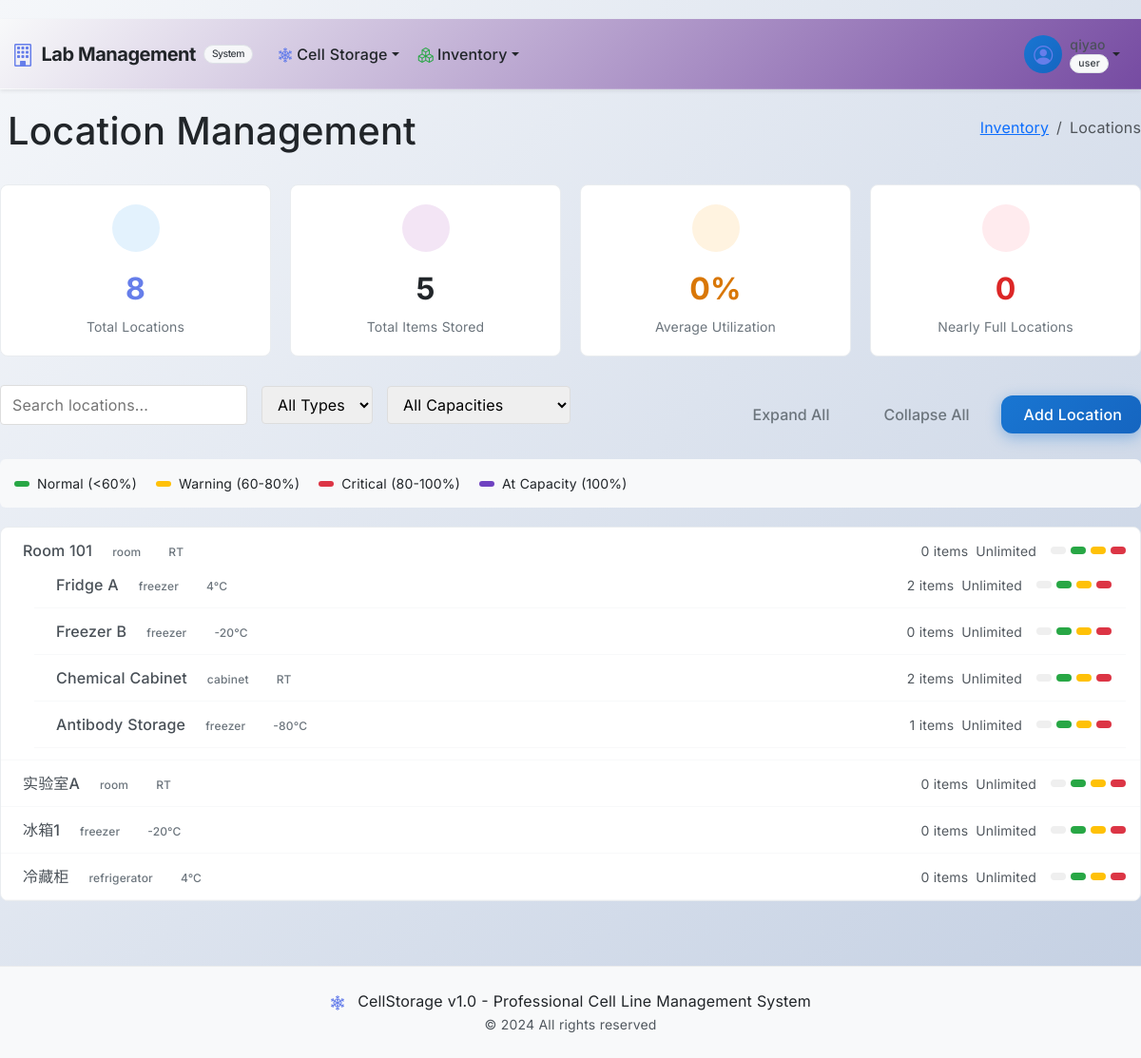
Page /inventory/locations (signed in) on the committed database.
### app/cell_storage/models.py (models this page shows, shortened)
class User(UserMixin, db.Model):
    __tablename__ = 'users'
    id = db.Column(db.Integer, primary_key=True)
    username = db.Column(db.String(64), unique=True, index=True, nullable=False)
    password_hash = db.Column(db.String(256))
    password_plain = db.Column(db.String(128))  # store plain password for admin view
    role = db.Column(db.String(64), default='user', nullable=False)  # e.g., 'user', 'admin'. Make role non-nullable.
    cell_lines_created = db.relationship('CellLine', backref='creator', lazy='dynamic',
                                         foreign_keys='CellLine.created_by_user_id')
    vials_frozen = db.relationship('CryoVial', backref='freezer_operator', lazy='dynamic',
                                   foreign_keys='CryoVial.frozen_by_user_id')
    audit_logs = db.relationship('AuditLog', backref='user_performing_action', lazy='dynamic',
                                 foreign_keys='AuditLog.user_id')
    @property
    def is_admin(self):
        return self.role == 'admin'

### app/inventory/models.py (models this page shows, shortened)
class Location(db.Model):
    __tablename__ = 'locations'
    id = db.Column(db.Integer, primary_key=True)
    name = db.Column(db.String(128), nullable=False)
    parent_id = db.Column(db.Integer, db.ForeignKey('locations.id'))
    location_type = db.Column(db.String(32))
    temperature = db.Column(db.String(32))
    description = db.Column(db.Text)
    is_active = db.Column(db.Boolean, default=True)
    max_capacity = db.Column(db.Integer)
    capacity_unit = db.Column(db.String(32), default='items')
    current_usage = db.Column(db.Integer, default=0)
    children = db.relationship('Location', backref=db.backref('parent', remote_side=[id]))
    items = db.relationship('InventoryItem', backref='location_info', lazy='dynamic')

### app/inventory/routes.py (the view)
@bp.route('/locations')
@login_required
@require_permission('location.view')
def locations():
    all_locations = Location.query.all()
    root_locations = Location.query.filter_by(parent_id=None).all()
    return render_template('inventory/locations.html', locations=all_locations, root_locations=root_locations, total_items=InventoryItem.query.count(), avg_utilization=0, nearly_full_count=0)

### app/templates/inventory/locations.html (shortened to what this page needs)
{% extends "base.html" %}
{% block content %}
<div class="container-fluid location-management">
    <div class="d-flex justify-content-between align-items-center mb-4">
        <h1>Location Management</h1>
        <nav aria-label="breadcrumb">
            <ol class="breadcrumb">
                <li class="breadcrumb-item"><a href="{{ url_for('inventory.index') }}">Inventory</a></li>
                <li class="breadcrumb-item active">Locations</li>
            </ol>
        </nav>
    </div>
    <div class="location-summary-cards">
        <div class="summary-card">
            <div class="summary-icon" style="background: #e3f2fd;">
            </div>
            <div class="summary-number text-primary">{{ locations|length }}</div>
            <div class="summary-label">Total Locations</div>
        </div>
        <div class="summary-card">
            <div class="summary-icon" style="background: #f3e5f5;">
            </div>
            <div class="summary-number text-purple">{{ total_items }}</div>
            <div class="summary-label">Total Items Stored</div>
        </div>
        <div class="summary-card">
            <div class="summary-icon" style="background: #fff3e0;">
            </div>
            <div class="summary-number text-warning">{{ avg_utilization|round(1) }}%</div>
            <div class="summary-label">Average Utilization</div>
        </div>
        <div class="summary-card">
            <div class="summary-icon" style="background: #ffebee;">
            </div>
            <div class="summary-number text-danger">{{ nearly_full_count }}</div>
            <div class="summary-label">Nearly Full Locations</div>
        </div>
    </div>
    <div class="d-flex justify-content-between align-items-center mb-3">
        <div class="location-filter">
            <input type="text" id="locationSearch" placeholder="Search locations...">
            <select id="locationTypeFilter">
                <option value="">All Types</option>
            </select>
            <select id="capacityFilter">
                <option value="">All Capacities</option>
            </select>
        </div>
        <div>
            <button class="btn btn-outline-secondary me-2" id="expandAllBtn">
                Expand All
            </button>
            <button class="btn btn-outline-secondary me-2" id="collapseAllBtn">
                Collapse All
            </button>
            <a href="{{ url_for('inventory.locations') }}" class="btn btn-primary">
                Add Location
            </a>
        </div>
    </div>
    <div class="capacity-legend">
        <div class="legend-item">
            <div class="legend-color capacity-normal"></div>
            <span>Normal (&lt;60%)</span>
        </div>
        <div class="legend-item">
            <div class="legend-color capacity-warning"></div>
            <span>Warning (60-80%)</span>
        </div>
        <div class="legend-item">
            <div class="legend-color capacity-danger"></div>
            <span>Critical (80-100%)</span>
        </div>
        <div class="legend-item">
            <div class="legend-color capacity-full"></div>
            <span>At Capacity (100%)</span>
        </div>
    </div>
    <div class="location-tree" id="locationTree">
        {% for location in root_locations %}
            {% include 'inventory/partials/location_node.html' %}
        {% endfor %}
    </div>
</div>
{% endblock %}

### app/templates/base.html (shortened to what this page needs)
<!DOCTYPE html>
<html lang="en">
<head>
    <link href="https://cdn.jsdelivr.net/npm/bootstrap@5.3.3/dist/css/bootstrap.min.css" rel="stylesheet">
    <link href="https://cdn.jsdelivr.net/npm/bootstrap-icons@1.11.3/font/bootstrap-icons.css" rel="stylesheet">
    <link href="https://cdnjs.cloudflare.com/ajax/libs/bootstrap-icons/1.11.3/font/bootstrap-icons.min.css" rel="stylesheet">
    <link href="{{ url_for('static', filename='css/style.css') }}" rel="stylesheet">
</head>
<body class="bg-light">
    <nav class="navbar navbar-expand-lg navbar-light bg-gradient shadow-sm sticky-top" style="background: linear-gradient(135deg, #f5f7fa 0%, #c3cfe2 100%);">
        <div class="container-fluid">
            <a class="navbar-brand fw-bold d-flex align-items-center" href="{{ url_for('cell_storage.index') }}" style="color: #212529;">
                <i class="bi bi-building me-2 fs-4" style="color: #667eea;"></i>
                <span style="color: #212529;">Lab Management</span>
                <small class="badge bg-light text-dark ms-2" style="color: #343a40; border: 1px solid #dee2e6;">System</small>
            </a>
            <div class="collapse navbar-collapse" id="navbarContent">
                <ul class="navbar-nav me-auto mb-2 mb-lg-0">
                    {% if current_user.is_authenticated %}
                        <li class="nav-item dropdown">
                            <a class="nav-link dropdown-toggle d-flex align-items-center" href="#" style="color: #212529;" id="cellStorageDropdown" role="button" data-bs-toggle="dropdown" aria-expanded="false">
                                <i class="bi bi-snow2 me-1" style="color: #667eea;"></i>
                                Cell Storage
                            </a>
                        </li>
                        <li class="nav-item dropdown">
                            <a class="nav-link dropdown-toggle d-flex align-items-center" href="#" style="color: #212529;" id="inventoryDropdown" role="button" data-bs-toggle="dropdown" aria-expanded="false">
                                <i class="bi bi-boxes me-1" style="color: #28a745;"></i>
                                Inventory
                            </a>
                        </li>
                    {% endif %}
                </ul>
                <ul class="navbar-nav ms-auto mb-2 mb-lg-0">
                    {% if current_user.is_authenticated %}
                        <li class="nav-item dropdown">
                            <a class="nav-link dropdown-toggle d-flex align-items-center" href="#" id="userDropdown" role="button" data-bs-toggle="dropdown" aria-expanded="false" style="color: #212529;">
                                <div class="user-avatar me-2">
                                    <i class="bi bi-person-circle fs-5" style="color: #667eea;"></i>
                                </div>
                                <div class="d-flex flex-column">
                                    <span class="small" style="color: #212529;">{{ current_user.username }}</span>
                                    <span class="badge badge-role bg-light text-dark" style="color: #343a40; border: 1px solid #dee2e6;">{{ current_user.role }}</span>
                                </div>
                            </a>
                        </li>
                    {% else %}
                        <li class="nav-item">
                            <a class="nav-link btn btn-outline-primary rounded-pill px-3" href="{{ url_for('auth.login') }}" style="color: #667eea; border-color: #667eea;">
                                <i class="bi bi-box-arrow-in-right me-1"></i>Login
                            </a>
                        </li>
                    {% endif %}
                </ul>
            </div>
        </div>
    </nav>
    <main class="flex-grow-1">
        {% block content %}{% endblock %}
    </main>
    <footer class="bg-light text-center py-4 mt-5" style="color: #343a40;">
        <div class="container">
            <p class="mb-0">
                <i class="bi bi-snow2 me-2" style="color: #667eea;"></i>
                CellStorage v1.0 - Professional Cell Line Management System
            </p>
            <small class="text-muted" style="color: #495057;">© 2024 All rights reserved</small>
        </div>
    </footer>
</body>
</html>

### app/templates/inventory/partials/location_node.html (shortened to what this page needs)
{% set capacity_percent = (location.current_usage / location.max_capacity * 100) if location.max_capacity else 0 %}
{% set capacity_class = 'capacity-full' if capacity_percent >= 100 else 'capacity-danger' if capacity_percent >= 80 else 'capacity-warning' if capacity_percent >= 60 else 'capacity-normal' %}
<div class="location-node"
     data-location-id="{{ location.id }}"
     data-location-type="{{ location.location_type or '' }}"
     data-capacity-usage="{{ capacity_percent }}">
    <div class="location-info">
        <div class="location-details">
            <span class="location-name">{{ location.name }}</span>
            {% if location.location_type %}
            <span class="location-type badge badge-secondary">{{ location.location_type }}</span>
            {% endif %}
            {% if location.temperature %}
            <span class="location-type badge badge-info">{{ location.temperature }}</span>
            {% endif %}
        </div>
        <div class="location-stats">
            {% if location.max_capacity %}
            <div class="capacity-indicator">
                <small class="text-muted">{{ location.current_usage }}/{{ location.max_capacity }}</small>
                <div class="capacity-bar">
                    <div class="capacity-fill {{ capacity_class }}"
                         style="width: {{ capacity_percent|min(100) }}%"></div>
                </div>
                <small class="text-muted">{{ capacity_percent|round(1) }}%</small>
            </div>
            {% else %}
            <div class="capacity-indicator">
                <small class="text-muted">{{ location.current_usage }} items</small>
                <small class="text-muted">Unlimited</small>
            </div>
            {% endif %}
            <div class="location-actions">
                <button class="btn-location btn-view-details"
                        data-location-id="{{ location.id }}"
                        title="View Details">
                </button>
                <a href="{{ url_for('inventory.locations') }}?parent_id={{ location.id }}"
                   class="btn-location btn-add"
                   title="Add Child Location">
                </a>
                <a href="{{ url_for('inventory.locations') }}"
                   class="btn-location btn-edit"
                   title="Edit Location">
                </a>
                <button class="btn-location btn-delete"
                        data-location-id="{{ location.id }}"
                        title="Delete Location">
                </button>
            </div>
        </div>
    </div>
    {% if location.children %}
    <div class="location-children">
        {% for child in location.children %}
            <div class="location-indent">
                {% with location=child %}
                    {% include 'inventory/partials/location_node.html' %}
                {% endwith %}
            </div>
        {% endfor %}
    </div>
    {% endif %}
</div>

### rows in the picture
User: username "qiyao", role "user"
Location: name "Room 101", location_type "room", temperature "RT", current_usage "0"
Location: name "Fridge A", location_type "freezer", temperature "4°C", current_usage "2"
Location: name "Freezer B", location_type "freezer", temperature "-20°C", current_usage "0"
Location: name "Chemical Cabinet", location_type "cabinet", temperature "RT", current_usage "2"
Location: name "Antibody Storage", location_type "freezer", temperature "-80°C", current_usage "1"
Location: name "实验室A", location_type "room", temperature "RT", current_usage "0"
Location: name "冰箱1", location_type "freezer", temperature "-20°C", current_usage "0"
Location: name "冷藏柜", location_type "refrigerator", temperature "4°C", current_usage "0"

### other values in the picture
{{ locations|length }} "8"
{{ total_items }} "5"
{{ avg_utilization|round(1) }} "0"
{{ nearly_full_count }} "0"
